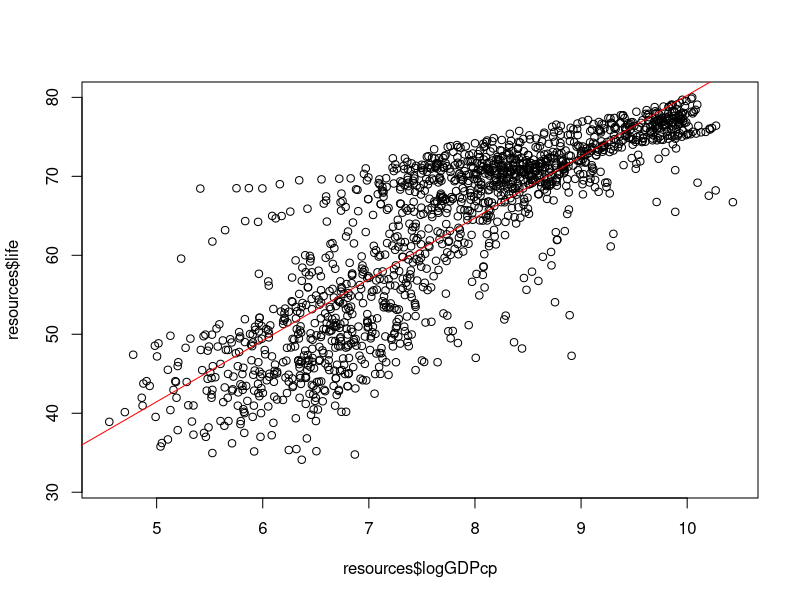

The R source for this figure:
## ---- chunk 1
resources = read.csv("data/resources.csv")
head(resources)
## ---- chunk 2
my.lm = lm(life ~ logGDPcp, data = resources)
## ---- chunk 3
my.lm
## ---- chunk 4
coef(my.lm)
## ---- chunk 5
my.coef = coef(my.lm)
#
class(my.coef)
names(my.coef)
## ---- chunk 6
#The folllowing two ways are equivalent
my.coef[2]
my.coef["logGDPcp"]
## ---- chunk 7
summary(my.lm)$r.squared
## ---- chunk 8
my.r2 = summary(my.lm)$r.squared
## ---- chunk 9
#First we produce a scatter plot
##Note that we usually put the dependent variable on the y-axis
plot(x = resources$logGDPcp, 
     y= resources$life)
##Add the regression line
abline(my.lm, col = "red")
## ---- chunk 10
my.coef
## ---- chunk 11
set.seed(08540)
new.resources = data.frame(logGDPcp = abs(rnorm(10) * 30))
## ---- chunk 12
new.resources
## ---- chunk 13
my.coef[1] + new.resources$logGDPcp * my.coef[2]
## ---- chunk 14
predict(my.lm, newdata = new.resources)
